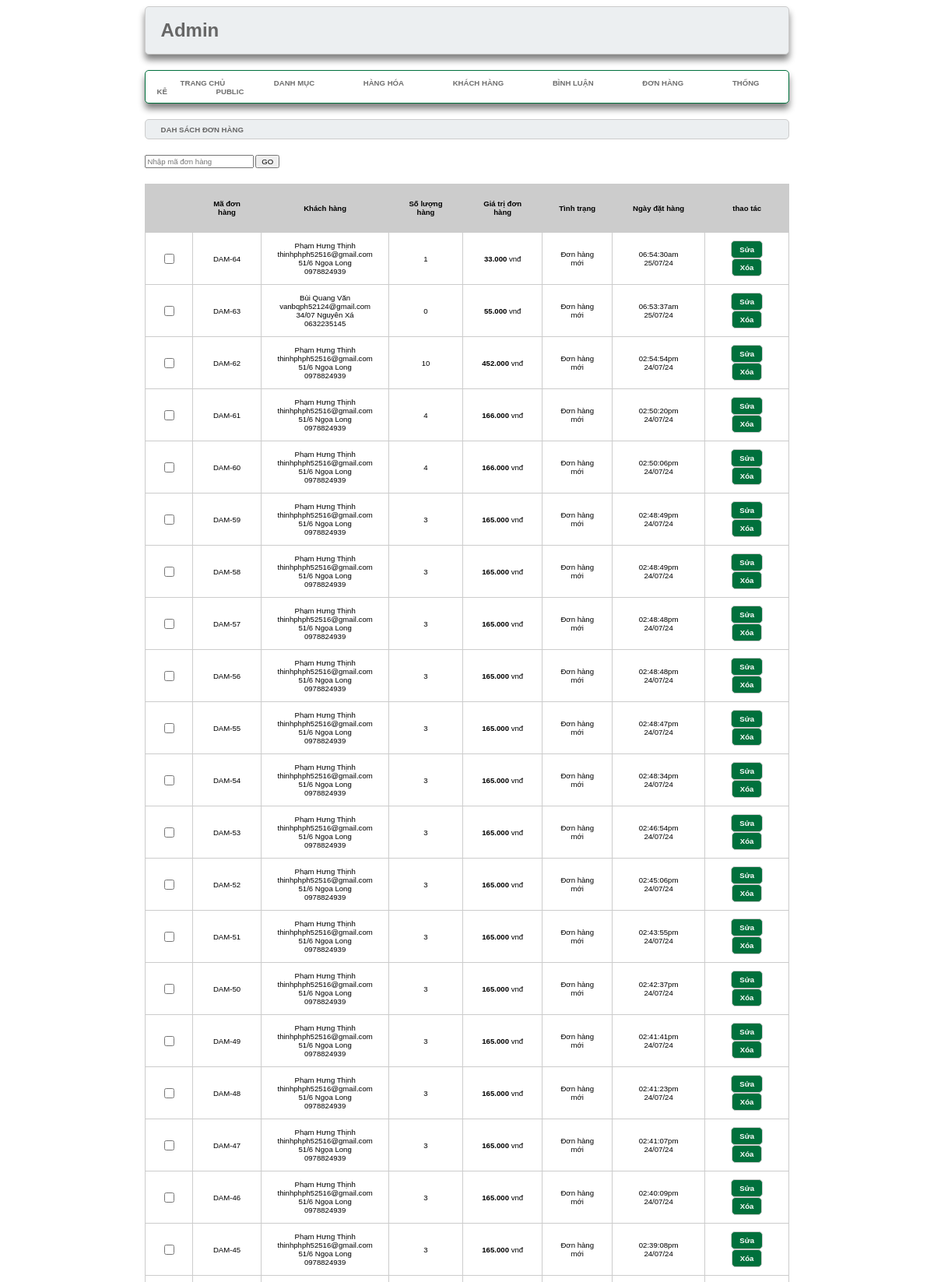
/admin/index.php?act=listbill (upper part), run on the app's committed database.
### tables this page shows
CREATE TABLE `bill` (
  `id` int NOT NULL,
  `iduser` int DEFAULT '0',
  `bill_name` varchar(255) NOT NULL,
  `bill_address` varchar(255) NOT NULL,
  `bill_tel` varchar(50) NOT NULL,
  `bill_email` varchar(100) NOT NULL,
  `bill_pttt` tinyint(1) NOT NULL DEFAULT '1' COMMENT '1. thanh toán trực tiếp 2. chuyển khoản 3. thanh toán online',
  `ngaydathang` varchar(50) DEFAULT NULL,
  `total` int NOT NULL DEFAULT '0',
  `bill_status` tinyint(1) DEFAULT '0' COMMENT '0. đơn hàng mới 1. đang xử lí 2. đang giao hàng 3. đã giao hàng',
  `receive_name` varchar(255) DEFAULT NULL,
  `receive_address` varchar(255) DEFAULT NULL,
  `receive_tel` varchar(50) DEFAULT NULL
);

### model/pdo.php (called while the page is built, shortened)
<?php
function pdo_get_connection(){
    $dburl = "mysql:host=localhost;dbname=web2041_ph52516;charset=utf8";
    $username = 'root';
    $password = '';
    $conn = new PDO($dburl, $username, $password);
    $conn->setAttribute(PDO::ATTR_ERRMODE, PDO::ERRMODE_EXCEPTION);
    return $conn;
}
function pdo_query($sql){
    $sql_args = array_slice(func_get_args(), 1);
    try{
        $conn = pdo_get_connection();
        $stmt = $conn->prepare($sql);
        $stmt->execute($sql_args);
        $rows = $stmt->fetchAll();
        return $rows;
    }
    catch(PDOException $e){
        throw $e;
    }
    finally{
        unset($conn);
    }
}

### model/cart.php (called while the page is built, shortened)
<?php
    function loadall_cart_count($idbill){
        $sql = "SELECT * FROM cart WHERE idbill = ".$idbill;
        $bill = pdo_query($sql);
        return sizeof($bill);
    }
    function loadall_bill($kyw="", $iduser=0){
        $sql = "SELECT * FROM bill WHERE 1";
        $sql.=" ORDER BY id DESC";
        $listbill = pdo_query($sql);
        return $listbill;
    }
    function get_ttdh($n){
        switch($n){
            case '0':
                $tt = "Đơn hàng mới";
                break;
        }
        return $tt;
    }
?>

### admin/bill/listbill.php (the view, shortened to what this page needs)
<div class="row">
    <div class="row formtitle mb">
        <h1>DAH SÁCH ĐƠN HÀNG</h1>
    </div>
    <form action="index.php?act=listbill" method="post">
        <input type="text" name="kyw" placeholder="Nhập mã đơn hàng">
        <input type="submit" value="GO" name="listok">
    </form>
    <div class="row formcontent">
        <div class="row mb10 formdssp">
            <table>
                <tr>
                    <th></th>
                    <th>Mã đơn hàng</th>
                    <th>Khách hàng</th>
                    <th>Số lượng hàng</th>
                    <th>Giá trị đơn hàng</th>
                    <th>Tình trạng</th>
                    <th>Ngày đặt hàng</th>
                    <th>thao tác</th>
                </tr>
                <?php
                    foreach($listbill as $bill){
                        extract($bill);
                        $kh = $bill["bill_name"].'
                        <br>'.$bill["bill_email"].'
                        <br>'.$bill["bill_address"].'
                        <br>'.$bill["bill_tel"];
                        $ttdh = get_ttdh($bill["bill_status"]);
                        $countsp = loadall_cart_count($bill["id"]);
                        echo '<tr>
                                <td><input type="checkbox" name="" id=""></td>
                                <td>DAM-'.$bill['id'].'</td>
                                <td>'.$kh.'</td>
                                <td>'.$countsp.'</td>
                                <td><strong>'.$bill["total"].'.000</strong> vnđ</td>
                                <td>'.$ttdh.'</td>
                                <td>'.$bill["ngaydathang"].'</td>
                                <td><input type="button" value="Sửa"><input type="button" value="Xóa" onclick="return confirm(\'Bạn có chắc chắn không?\')"></td>
                            </tr>';
                    }
                ?>
            </table>
        </div>
    </div>
</div>

### view/css/style.css (style rules this page uses)
* { box-sizing: border-box; font-family: sans-serif; font-size: 0.8vw; }
.row { float: left; width: 100%; }
.mb { margin-bottom: 20px; }
.mb10 { margin-bottom: 10px; }
.bill input[type="button"], .bill input[type="submit"], .formtk input[type="reset"], .formtk input[type="submit"], .formcontent input[type="submit"], .formcontent input[type="reset"], .formcontent input[type="button"] { border-radius: 5px; padding: 5px 10px; background-color: #00703c; border: 1px solid #ccc; color: white; font-weight: bold; }
.formtitle { background-color: #eceff1; border: 1px solid #ccc; color: #666; border-radius: 5px; padding: 0px 20px; }
.formcontent { padding: 20px 0px; }
.formdssp table { text-align: center; width: 100%; border-collapse: collapse; }
.formdssp table th { padding: 20px; background-color: #ccc; }
.formdssp table td { padding: 10px 20px; border: 1px solid #ccc; }

### data on the page
bill: id "64", bill_name "Phạm Hưng Thịnh", bill_email "thinhphph52516@gmail.com", bill_address "51/6 Ngọa Long", bill_tel "0978824939", countsp "1", total "33", bill_status "Đơn hàng mới", ngaydathang "06:54:30am 25/07/24"
bill: id "63", bill_name "Bùi Quang Văn", bill_email "vanbqph52124@gmail.com", bill_address "34/07 Nguyên Xá", bill_tel "0632235145", countsp "0", total "55", bill_status "Đơn hàng mới", ngaydathang "06:53:37am 25/07/24"
bill: id "62", bill_name "Phạm Hưng Thịnh", bill_email "thinhphph52516@gmail.com", bill_address "51/6 Ngọa Long", bill_tel "0978824939", countsp "10", total "452", bill_status "Đơn hàng mới", ngaydathang "02:54:54pm 24/07/24"
bill: id "61", bill_name "Phạm Hưng Thịnh", bill_email "thinhphph52516@gmail.com", bill_address "51/6 Ngọa Long", bill_tel "0978824939", countsp "4", total "166", bill_status "Đơn hàng mới", ngaydathang "02:50:20pm 24/07/24"
bill: id "60", bill_name "Phạm Hưng Thịnh", bill_email "thinhphph52516@gmail.com", bill_address "51/6 Ngọa Long", bill_tel "0978824939", countsp "4", total "166", bill_status "Đơn hàng mới", ngaydathang "02:50:06pm 24/07/24"
bill: id "59", bill_name "Phạm Hưng Thịnh", bill_email "thinhphph52516@gmail.com", bill_address "51/6 Ngọa Long", bill_tel "0978824939", countsp "3", total "165", bill_status "Đơn hàng mới", ngaydathang "02:48:49pm 24/07/24"
bill: id "58", bill_name "Phạm Hưng Thịnh", bill_email "thinhphph52516@gmail.com", bill_address "51/6 Ngọa Long", bill_tel "0978824939", countsp "3", total "165", bill_status "Đơn hàng mới", ngaydathang "02:48:49pm 24/07/24"
bill: id "57", bill_name "Phạm Hưng Thịnh", bill_email "thinhphph52516@gmail.com", bill_address "51/6 Ngọa Long", bill_tel "0978824939", countsp "3", total "165", bill_status "Đơn hàng mới", ngaydathang "02:48:48pm 24/07/24"
bill: id "56", bill_name "Phạm Hưng Thịnh", bill_email "thinhphph52516@gmail.com", bill_address "51/6 Ngọa Long", bill_tel "0978824939", countsp "3", total "165", bill_status "Đơn hàng mới", ngaydathang "02:48:48pm 24/07/24"
bill: id "55", bill_name "Phạm Hưng Thịnh", bill_email "thinhphph52516@gmail.com", bill_address "51/6 Ngọa Long", bill_tel "0978824939", countsp "3", total "165", bill_status "Đơn hàng mới", ngaydathang "02:48:47pm 24/07/24"
bill: id "54", bill_name "Phạm Hưng Thịnh", bill_email "thinhphph52516@gmail.com", bill_address "51/6 Ngọa Long", bill_tel "0978824939", countsp "3", total "165", bill_status "Đơn hàng mới", ngaydathang "02:48:34pm 24/07/24"
bill: id "53", bill_name "Phạm Hưng Thịnh", bill_email "thinhphph52516@gmail.com", bill_address "51/6 Ngọa Long", bill_tel "0978824939", countsp "3", total "165", bill_status "Đơn hàng mới", ngaydathang "02:46:54pm 24/07/24"
bill: id "52", bill_name "Phạm Hưng Thịnh", bill_email "thinhphph52516@gmail.com", bill_address "51/6 Ngọa Long", bill_tel "0978824939", countsp "3", total "165", bill_status "Đơn hàng mới", ngaydathang "02:45:06pm 24/07/24"
bill: id "51", bill_name "Phạm Hưng Thịnh", bill_email "thinhphph52516@gmail.com", bill_address "51/6 Ngọa Long", bill_tel "0978824939", countsp "3", total "165", bill_status "Đơn hàng mới", ngaydathang "02:43:55pm 24/07/24"
bill: id "50", bill_name "Phạm Hưng Thịnh", bill_email "thinhphph52516@gmail.com", bill_address "51/6 Ngọa Long", bill_tel "0978824939", countsp "3", total "165", bill_status "Đơn hàng mới", ngaydathang "02:42:37pm 24/07/24"
bill: id "49", bill_name "Phạm Hưng Thịnh", bill_email "thinhphph52516@gmail.com", bill_address "51/6 Ngọa Long", bill_tel "0978824939", countsp "3", total "165", bill_status "Đơn hàng mới", ngaydathang "02:41:41pm 24/07/24"
bill: id "48", bill_name "Phạm Hưng Thịnh", bill_email "thinhphph52516@gmail.com", bill_address "51/6 Ngọa Long", bill_tel "0978824939", countsp "3", total "165", bill_status "Đơn hàng mới", ngaydathang "02:41:23pm 24/07/24"
bill: id "47", bill_name "Phạm Hưng Thịnh", bill_email "thinhphph52516@gmail.com", bill_address "51/6 Ngọa Long", bill_tel "0978824939", countsp "3", total "165", bill_status "Đơn hàng mới", ngaydathang "02:41:07pm 24/07/24"
bill: id "46", bill_name "Phạm Hưng Thịnh", bill_email "thinhphph52516@gmail.com", bill_address "51/6 Ngọa Long", bill_tel "0978824939", countsp "3", total "165", bill_status "Đơn hàng mới", ngaydathang "02:40:09pm 24/07/24"
bill: id "45", bill_name "Phạm Hưng Thịnh", bill_email "thinhphph52516@gmail.com", bill_address "51/6 Ngọa Long", bill_tel "0978824939", countsp "3", total "165", bill_status "Đơn hàng mới", ngaydathang "02:39:08pm 24/07/24"
